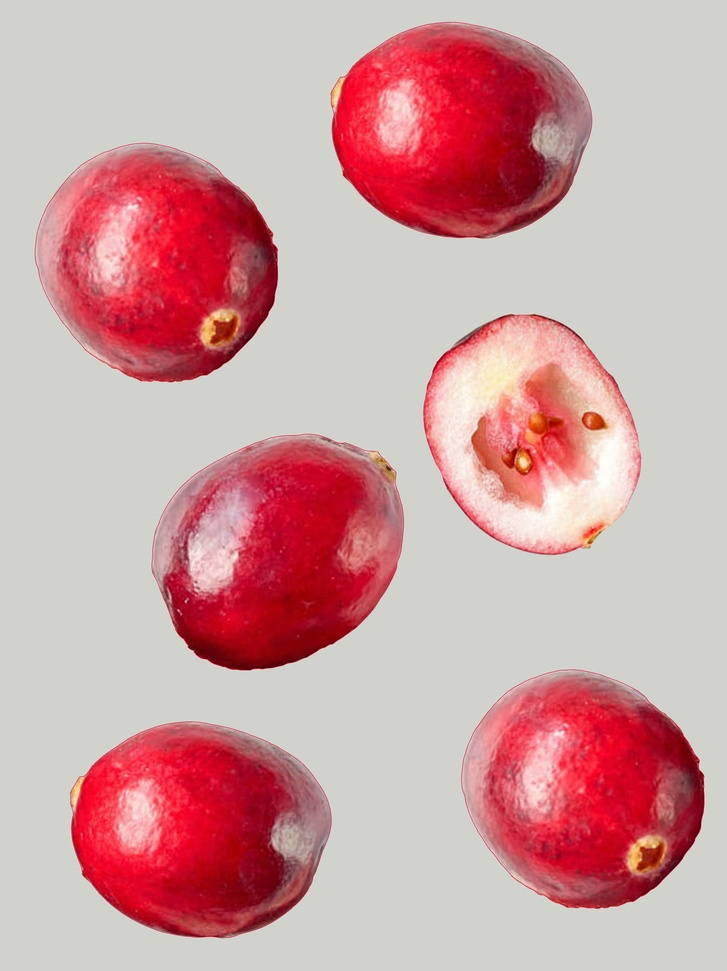
#> input picture cranberry_cinta.jpg, 727 x 971 px, shrunk from 1420 x 1896 before the run
$ jupyter execute cranberrys_opencv_caracteristicas.ipynb
#> lines starting #> are read from the running program, lines starting #| are printed output that depends on the picture
[cell 1]
import cv2
import matplotlib.pyplot as plt
import numpy as np

[cell 2]
cd /Users/diegovidelasilva/Diplomado_IA/M2_U4

[cell 3]
cranberry_cinta = cv2.imread('cranberry_cinta.jpg')
#> cranberry_cinta is the input picture: shape (971, 727, 3); mean B, G, R 160.3, 159.2, 206.6
cranberry_merma = cv2.imread('cranberry_merma.jpg')
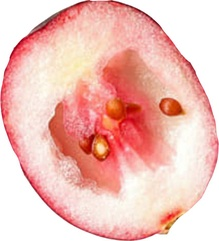
#> input picture cranberry_merma.jpg, 219 x 241 px, shrunk from 427 x 471 before the run
#> cranberry_merma is the input picture: shape (241, 219, 3); mean B, G, R 184.4, 192, 241.7

[cell 4]
cranberry_cinta = cv2.cvtColor(cranberry_cinta, cv2.COLOR_BGR2RGB)
cranberry_merma = cv2.cvtColor(cranberry_merma, cv2.COLOR_BGR2RGB)

[cell 5]
plt.imshow(cranberry_cinta)

[cell 6]
plt.imshow(cranberry_merma)

[cell 7]
# Extraer caracteristicas de las imagenes

caract_imagen = cv2.xfeatures2d.SIFT_create()

[cell 8]
# Claves (kp) y descripciones (ds)

kp1,ds1 = caract_imagen.detectAndCompute(cranberry_cinta, None)
#> kp1 = 1624 keypoints; strongest (x, y, size): (476, 146, 122.5), (297, 563, 124.5), (185, 269, 123.4), (598, 423, 10.6)
kp2,ds2 = caract_imagen.detectAndCompute(cranberry_merma, None)
#> kp2 = 294 keypoints; strongest (x, y, size): (176, 109, 10.6), (101, 148, 6.9), (151, 19, 1.9), (139, 11, 2.1)

[cell 9]
ds1,ds2

[cell 10]
# Creacion de un diccionario de 2 variables

indice = dict(algorithm=0, trees=5)
busqueda = dict(checks=50)

[cell 11]
# Buscar el emparejamiento entre ambas imagenes

flan = cv2.FlannBasedMatcher(indice,busqueda)

[cell 12]
emparejamiento = flan.knnMatch(ds1, ds2, k=2)
#> emparejamiento = 1624 matches
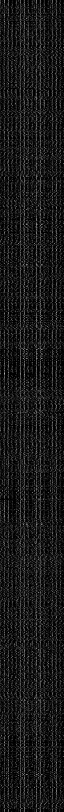
#> ds1: shape (1624, 128) float32 (shown at 1/2 size); min 0, max 210, mean 24.6

[cell 13]
# Buscar los mejores emparejamientos entre ambas imagenes, buscando cual tiene una menor distancia entre ellos

mejores = []
for e1, e2 in emparejamiento:
    if e1.distance < 0.1*e2.distance:
        mejores.append([e1])
#> after the loop, mejores = 26 matches

[cell 14]
e1.distance
#> Out = 243.8

[cell 15]
e2.distance
#> Out = 256.4

[cell 16]
mejores
#> Out = 26 matches

[cell 17]
imagen_emparejamientos = cv2.drawMatchesKnn(cranberry_cinta,kp1,cranberry_merma,kp2, mejores[0:30],None,flags=0)
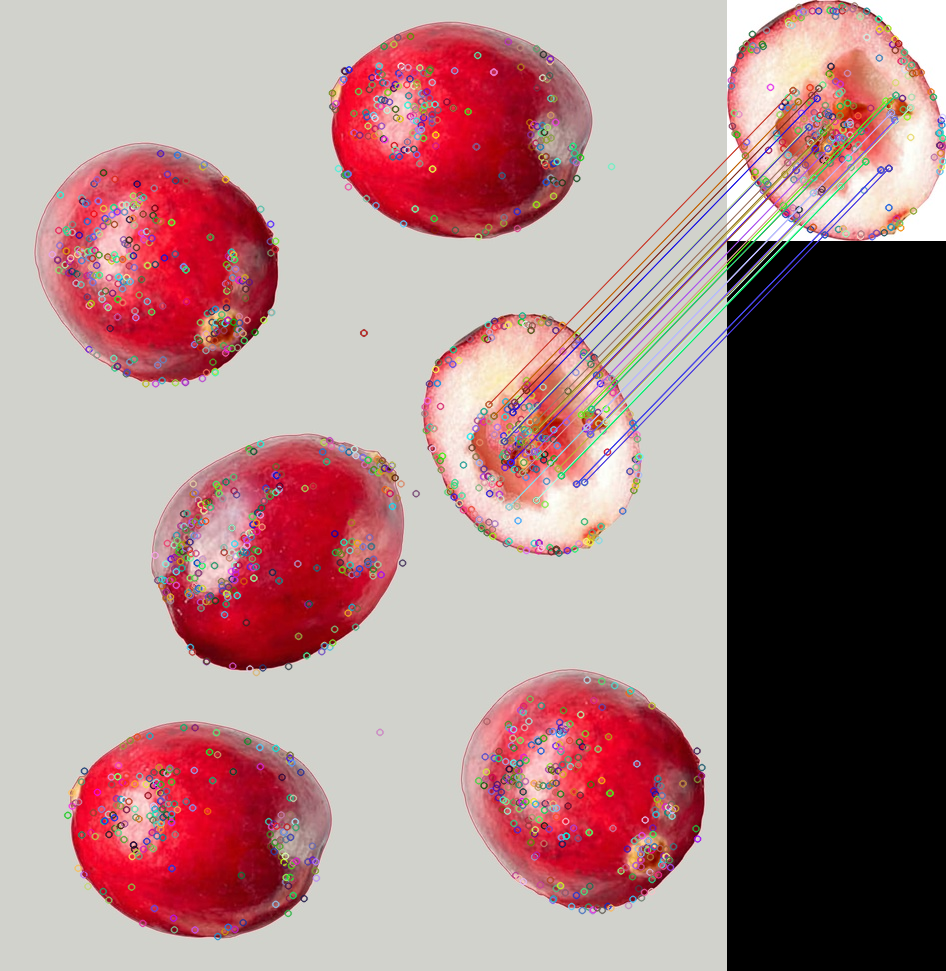
#> imagen_emparejamientos: shape (971, 946, 3); mean R, G, B 168.4, 133.8, 134.2

[cell 18]
imagen_emparejamientos = cv2.cvtColor(imagen_emparejamientos, cv2.COLOR_BGR2RGB)
